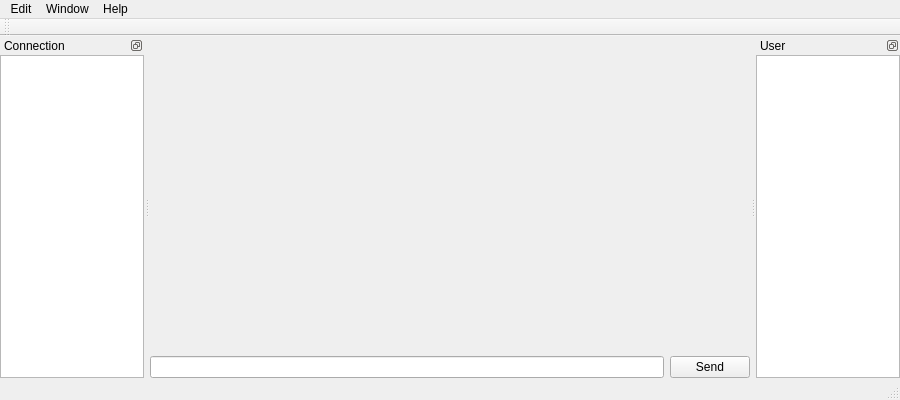
<?xml version="1.0" encoding="UTF-8"?>
<ui version="4.0">
 <class>Client</class>
 <widget class="QMainWindow" name="Client">
  <property name="geometry">
   <rect>
    <x>0</x>
    <y>0</y>
    <width>900</width>
    <height>400</height>
   </rect>
  </property>
  <property name="minimumSize">
   <size>
    <width>900</width>
    <height>400</height>
   </size>
  </property>
  <property name="windowTitle">
   <string>Karma IRC Client</string>
  </property>
  <widget class="QWidget" name="centralWidget">
   <property name="minimumSize">
    <size>
     <width>600</width>
     <height>0</height>
    </size>
   </property>
   <layout class="QGridLayout" name="gridLayout">
    <property name="margin">
     <number>0</number>
    </property>
    <item row="0" column="0">
     <layout class="QGridLayout" name="gridLayoutCentral">
      <item row="1" column="0">
       <widget class="QLineEdit" name="lineEditMessage"/>
      </item>
      <item row="1" column="1">
       <widget class="QPushButton" name="pushButtonSend">
        <property name="text">
         <string>Send</string>
        </property>
       </widget>
      </item>
      <item row="0" column="0" colspan="2">
       <widget class="QStackedWidget" name="stackedWidget"/>
      </item>
     </layout>
    </item>
   </layout>
  </widget>
  <widget class="QMenuBar" name="menuBar">
   <property name="geometry">
    <rect>
     <x>0</x>
     <y>0</y>
     <width>900</width>
     <height>20</height>
    </rect>
   </property>
   <widget class="QMenu" name="menuEdit">
    <property name="title">
     <string>Edit</string>
    </property>
    <addaction name="actionConnect"/>
    <addaction name="actionDisconnect"/>
    <addaction name="separator"/>
    <addaction name="actionExit"/>
   </widget>
   <widget class="QMenu" name="menuWindow">
    <property name="title">
     <string>Window</string>
    </property>
    <addaction name="actionShowConnection"/>
    <addaction name="actionShowUser"/>
   </widget>
   <widget class="QMenu" name="menuHelp">
    <property name="title">
     <string>Help</string>
    </property>
    <addaction name="actionHelp"/>
    <addaction name="actionAbout"/>
   </widget>
   <addaction name="menuEdit"/>
   <addaction name="menuWindow"/>
   <addaction name="menuHelp"/>
  </widget>
  <widget class="QToolBar" name="mainToolBar">
   <attribute name="toolBarArea">
    <enum>TopToolBarArea</enum>
   </attribute>
   <attribute name="toolBarBreak">
    <bool>false</bool>
   </attribute>
  </widget>
  <widget class="QStatusBar" name="statusBar"/>
  <widget class="QDockWidget" name="dockWidgetConnection">
   <property name="features">
    <set>QDockWidget::DockWidgetFloatable|QDockWidget::DockWidgetMovable</set>
   </property>
   <property name="windowTitle">
    <string>Connection</string>
   </property>
   <attribute name="dockWidgetArea">
    <number>1</number>
   </attribute>
   <widget class="QWidget" name="dockWidgetContentsConnection">
    <layout class="QGridLayout" name="gridLayoutConnection">
     <property name="margin">
      <number>0</number>
     </property>
     <item row="0" column="0">
      <widget class="QListWidget" name="listWidgetConnection"/>
     </item>
    </layout>
   </widget>
  </widget>
  <widget class="QDockWidget" name="dockWidgetUser">
   <property name="features">
    <set>QDockWidget::DockWidgetFloatable|QDockWidget::DockWidgetMovable</set>
   </property>
   <property name="windowTitle">
    <string>User</string>
   </property>
   <attribute name="dockWidgetArea">
    <number>2</number>
   </attribute>
   <widget class="QWidget" name="dockWidgetContentsUser">
    <layout class="QGridLayout" name="gridLayoutUser">
     <property name="margin">
      <number>0</number>
     </property>
     <item row="0" column="0">
      <widget class="QListWidget" name="listWidgetUser"/>
     </item>
    </layout>
   </widget>
  </widget>
  <action name="actionConnect">
   <property name="text">
    <string>Connect</string>
   </property>
   <property name="shortcut">
    <string>Ctrl+N</string>
   </property>
  </action>
  <action name="actionDisconnect">
   <property name="text">
    <string>Disconnect</string>
   </property>
   <property name="shortcut">
    <string>Ctrl+Q</string>
   </property>
  </action>
  <action name="actionExit">
   <property name="text">
    <string>Exit</string>
   </property>
   <property name="shortcut">
    <string>Ctrl+Shift+Q</string>
   </property>
  </action>
  <action name="actionShowConnection">
   <property name="checkable">
    <bool>true</bool>
   </property>
   <property name="checked">
    <bool>true</bool>
   </property>
   <property name="text">
    <string>Show Connection</string>
   </property>
   <property name="shortcut">
    <string>Ctrl+1</string>
   </property>
  </action>
  <action name="actionShowUser">
   <property name="checkable">
    <bool>true</bool>
   </property>
   <property name="checked">
    <bool>true</bool>
   </property>
   <property name="text">
    <string>Show User</string>
   </property>
   <property name="shortcut">
    <string>Ctrl+2</string>
   </property>
  </action>
  <action name="actionHelp">
   <property name="text">
    <string>Help</string>
   </property>
   <property name="shortcut">
    <string>F1</string>
   </property>
  </action>
  <action name="actionAbout">
   <property name="text">
    <string>About</string>
   </property>
   <property name="shortcut">
    <string>F2</string>
   </property>
  </action>
 </widget>
 <layoutdefault spacing="6" margin="11"/>
 <resources/>
 <connections/>
</ui>
